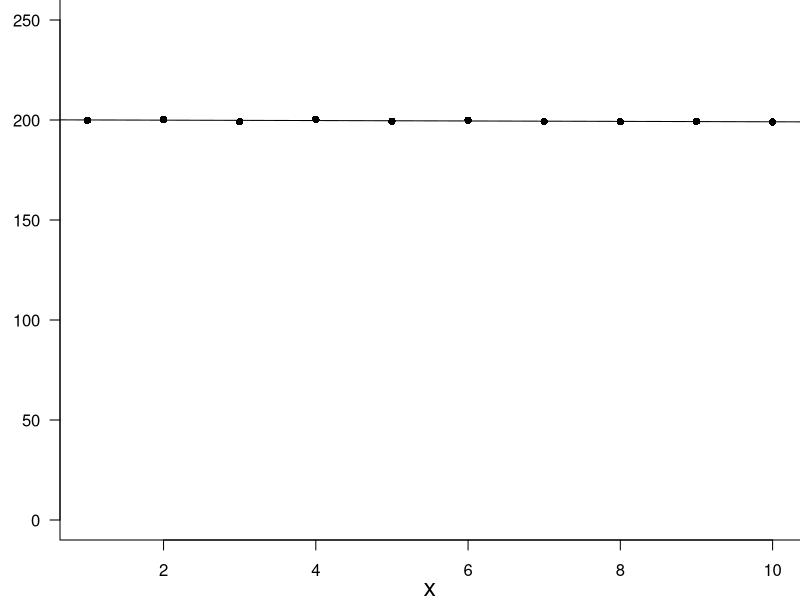
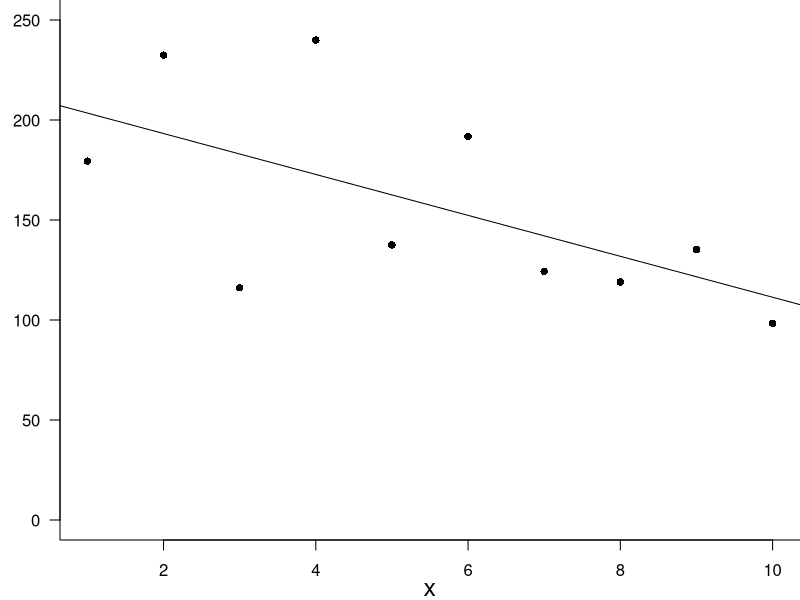
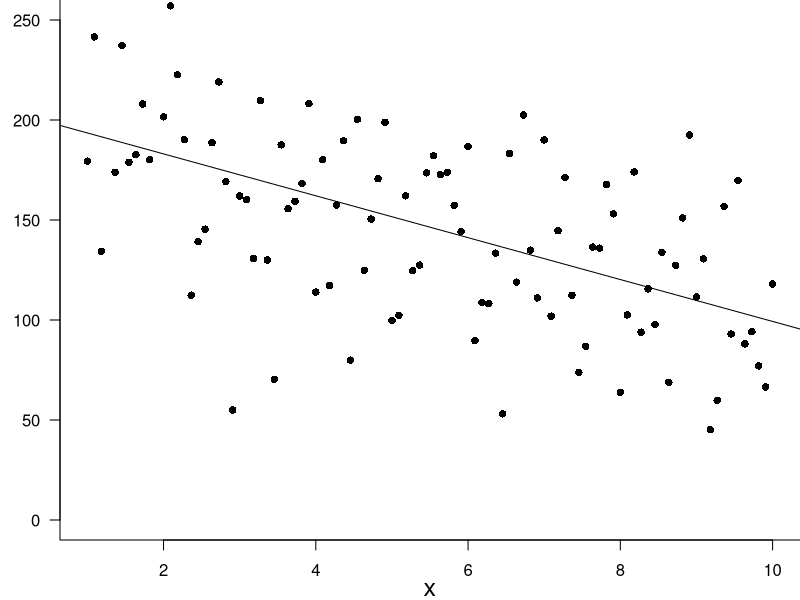

The R source for these figures, in order:
## ---- chunk 1
knitr::opts_chunk$set(echo = TRUE)
options(tinytex.engine = "xelatex")

## ---- chunk 2
for (n in 1:1000) {
set.seed(n)
x <- 1:10
b <- -0.1
a <- 200
sigma <- 0.38
mm <- model.matrix(~x)
y <- (mm %*% c(a,b))+rnorm(length(x),0,sigma)
(popA <- data.frame(y,x))

set.seed(n)
x <- 1:10
b <- -10
a <- 200
sigma <- 40
mm <- model.matrix(~x)
y <- (mm %*% c(a,b))+rnorm(length(x),0,sigma)
(popB <- data.frame(y,x))

set.seed(n)
x <- seq(1,10,l=100)
b <- -10
a <- 200
sigma <- 40
mm <- model.matrix(~x)
y <- (mm %*% c(a,b))+rnorm(length(x),0,sigma)
popC <- data.frame(y,x)

aa<-popA.lm <- lm(y~x,popA)
bb<-popB.lm <- lm(y~x,popB)
cc<-popC.lm <- lm(y~x,popC)
AA<-summary(popA.lm)$coef
BB<-summary(popB.lm)$coef
CC<-summary(popC.lm)$coef

if(AA[2,4]<0.05 & BB[2,4]>0.05 & abs(BB[2,1]-CC[2,1])<1) break
}

## ---- chunk 3
par(mar=c(3,3,0,0))
plot(y~x,popA, ylim=c(0,250), axes=F, ann=F, pch=16)
abline(lm(y~x,popA))
axis(1)
axis(2, las=1)
mtext("x",1,line=2, cex=1.5)
box(bty="l")
popA.lm <- lm(y~x,popA)
popA.sum<-summary(popA.lm)$coef
## ---- chunk 4
par(mar=c(3,3,0,0))
plot(y~x,popB, ylim=c(0,250), axes=F, ann=F, pch=16)
abline(lm(y~x,popB))
axis(1)
axis(2, las=1)
mtext("x",1,line=2, cex=1.5)
box(bty="l")
popB.lm <- lm(y~x,popB)
popB.sum<-summary(popB.lm)$coef
## ---- chunk 5
par(mar=c(3,3,0,0))
plot(y~x,popC, ylim=c(0,250), axes=F, ann=F, pch=16)
abline(lm(y~x,popC))
axis(1)
axis(2, las=1)
mtext("x",1,line=2, cex=1.5)
box(bty="l")
popC.lm <- lm(y~x,popC)
popC.sum<-summary(popC.lm)$coef
## ---- chunk 6

## ---- chunk 7

## ---- chunk 8
set.seed(1)
n=200
b0=1
b1=2
x <- seq(0,1,len=n)
y=b0 + b1*x + rnorm(n,0,0.5)
data = data.frame(x=x,y=y)
